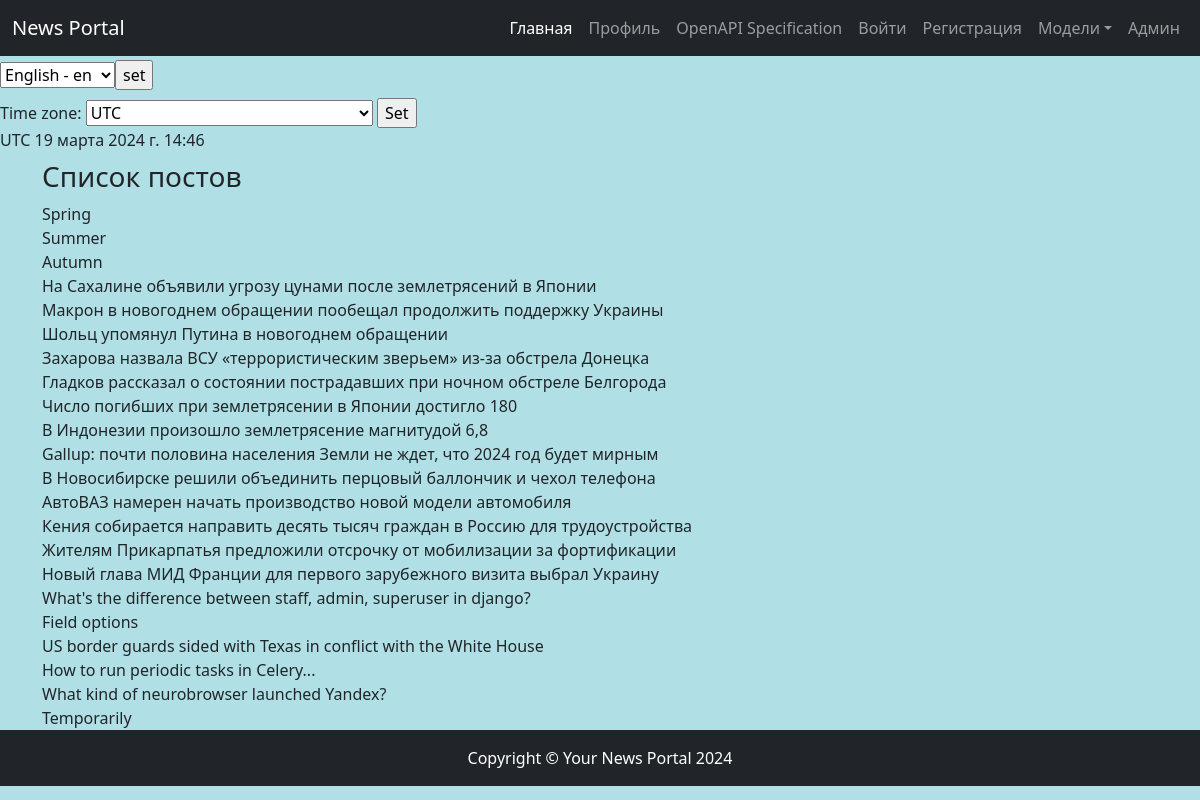
The page / on the database its author committed.
### news/models.py (models this page shows, shortened)
class Post(models.Model):
    news = 'NE'
    articles = 'AR'
    TYPES = [
        (news, _('News')),
        (articles, _('Articles'))
    ]
    author = models.ForeignKey(Author, on_delete=models.CASCADE, verbose_name=_('Author'))
    choice_types = models.CharField(_('Choice of Types'), max_length=2, choices=TYPES, default=news)
    time_in = models.DateTimeField(_('Time zone'), default=timezone.now)
    categories_post = models.ManyToManyField(Category, through='PostCategory')
    title = models.CharField(_('Title'), max_length=240, default='')
    content = models.TextField(_('Content'), blank=False)
    rate_new = models.IntegerField(_('New rate'), default=0)
    class Meta:
        verbose_name = _('Post')
        verbose_name_plural = _('Posts')

### news/views/index.py (the view, shortened to what this page needs)
# urls.py: path('', Index.as_view(), name='index'),  # http://127.0.0.1:8004
class Index(View):
    def get(self, request):
        current_time = timezone.now()
        models = Post.objects.all()
        context = {
            'models': models,
            'current_time': timezone.now(),
            'timezones': pytz.common_timezones  # добавляем в контекст все доступные часовые пояса
        }
        return HttpResponse(render(request, 'news/index.html', context))

### news/templates/news/index.html (shortened to what this page needs)
{% extends 'default.html' %}
{% load i18n %}
{% load tz %}
{% block content %}
<h3>{% trans "List of posts" %}</h3>
    {% for model in models %}
    <div class="model-class">
        {{ model.title }}
    </div>
    {% endfor %}
{% endblock %}

### rows shown on the page
Post: title "Spring"
Post: title "Summer"
Post: title "Autumn"
Post: title "На Сахалине объявили угрозу цунами после землетрясений в Японии"
Post: title "Макрон в новогоднем обращении пообещал продолжить поддержку Украины"
Post: title "Шольц упомянул Путина в новогоднем обращении"
Post: title "Захарова назвала ВСУ «террористическим зверьем» из-за обстрела Донецка"
Post: title "Гладков рассказал о состоянии пострадавших при ночном обстреле Белгорода"
Post: title "Число погибших при землетрясении в Японии достигло 180"
Post: title "В Индонезии произошло землетрясение магнитудой 6,8"
Post: title "Gallup: почти половина населения Земли не ждет, что 2024 год будет мирным"
Post: title "В Новосибирске решили объединить перцовый баллончик и чехол телефона"
Post: title "АвтоВАЗ намерен начать производство новой модели автомобиля"
Post: title "Кения собирается направить десять тысяч граждан в Россию для трудоустройства"
Post: title "Жителям Прикарпатья предложили отсрочку от мобилизации за фортификации"
Post: title "Новый глава МИД Франции для первого зарубежного визита выбрал Украину"
Post: title "What's the difference between staff, admin, superuser in django?"
Post: title "Field options"
Post: title "US border guards sided with Texas in conflict with the White House"
Post: title "How to run periodic tasks in Celery..."
Post: title "What kind of neurobrowser launched Yandex?"
Post: title "Temporarily"

### other values the page prints
{{ TIME_ZONE }} "UTC"
form field language "English - en"
form field timezone "UTC"
